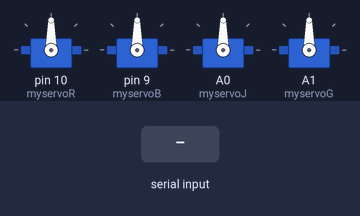
Bench run of a sketch on a simulated Arduino Uno, built with avr-gcc and run on an emulated ATmega328P. On the bench: 4 × servo. The inputs (shaded band) are chosen by the test bench.

Above: at 1.2 s.
1.3 s: byte 30 received over Serial
At 2.3 s:
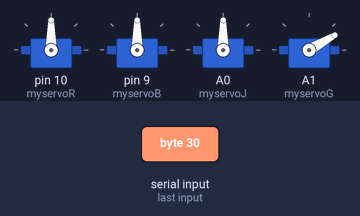
2.8 s: byte 120 received over Serial
At 3.4 s:
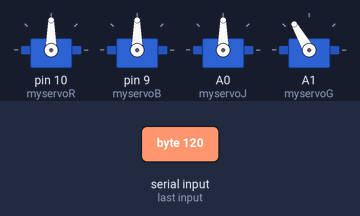
Timing chart, 0 to 5.8 s (numbered marks = the images above; inputs shaded):
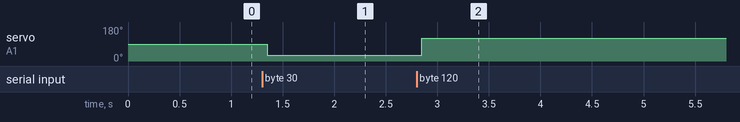

Measured:
- after the input at 1.3 s, servo on A1 (myservoG): 90° → 30° after 0.05 s
- after the input at 2.8 s, servo on A1 (myservoG): 30° → 120° after 0.05 s

The sketch:

servoroboarm.ino
```cpp
#include <AFMotor.h>
#include <Servo.h>
Servo myservoG,myservoJ,myservoB,myservoR;

int servo_position = 0 ;
int t=0;

void setup() {
  Serial.begin(9600);
myservoR.attach (10);
myservoB.attach (9);
myservoJ.attach (A0);
myservoG.attach (A1);
}

void loop() {
while(Serial.available()){
    delay(50);
    int c=Serial.read();
    t=t*10 + c;
  }
if(t>1000 && t<1999)
{
  myservoR.write(t);
}
else if(t>2000 && t<2999)
{
  myservoB.write(t);
}
else if(t>3000 && t<3999)
{
  myservoJ.write(t);
}
else if(t>0 && t<200)
{
  myservoG.write(t);
}
t=0;
}
```
